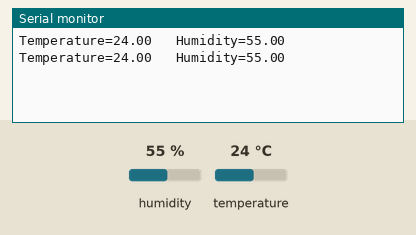
This sketch was run on a simulated Arduino Uno, built with avr-gcc and run on an emulated ATmega328P. Shown: the last lines printed to the serial monitor. Inputs (shaded band) come from the test bench; at power-on: humidity 55 %, temperature 24 °C.

Above: at 2.8 s.
2.9 s: humidity set to 22 %
At 5.1 s:
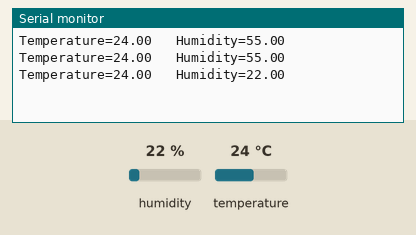
5.6 s: temperature set to 12 °C
At 7.6 s:
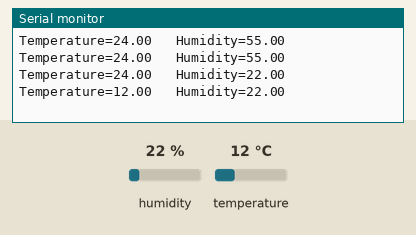
8.3 s: humidity set to 40 %
At 11.2 s:
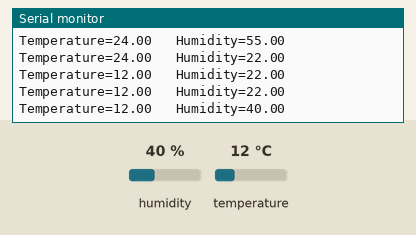
Timing chart, 0 to 12.7 s (numbered marks = the images above; inputs shaded):
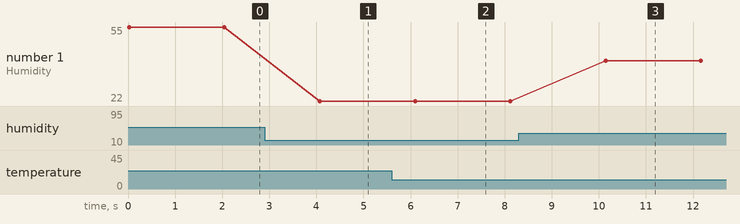

Measured:
- after the input at 2.9 s, the serial monitor: prints a new line after 1.2 s (image 1)
- after the input at 5.6 s, the serial monitor: prints a new line after 0.50 s (image 2)
- after the input at 8.3 s, the serial monitor: prints a new line after 1.8 s (image 3)
- plotted number 1: 55 → 22 after the input at 2.9 s, 22 → 40 after the input at 8.3 s

The sketch:

temp_hum_arduino.ino
```cpp
#include <dht.h>


dht DHT;

#define DHT11_PIN 7


void setup()
{

  Serial.begin(9600);


}

void loop()
{

  int chk = DHT.read11(DHT11_PIN);
  Serial.print("Temperature=");
  Serial.print(DHT.temperature);
  Serial.print("   ");
  Serial.print("Humidity=");
  Serial.println(DHT.humidity);
  delay(2000);


}
```
